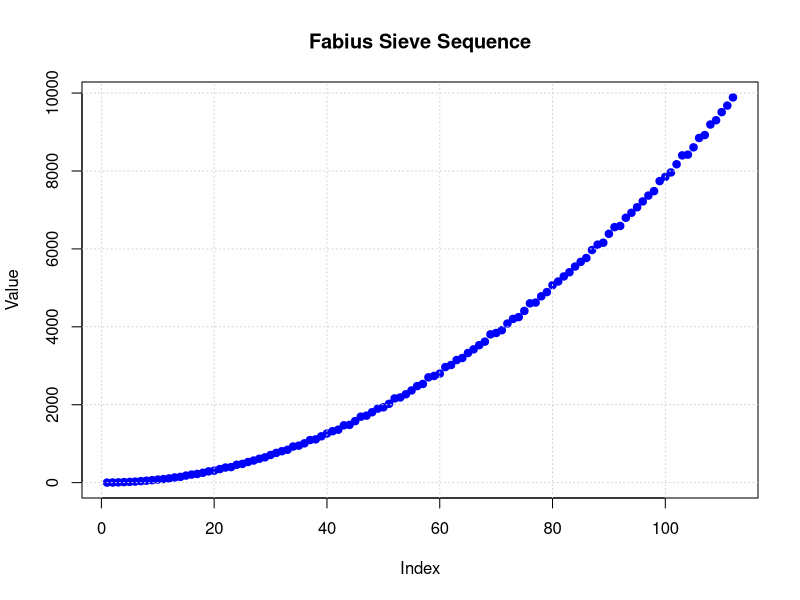
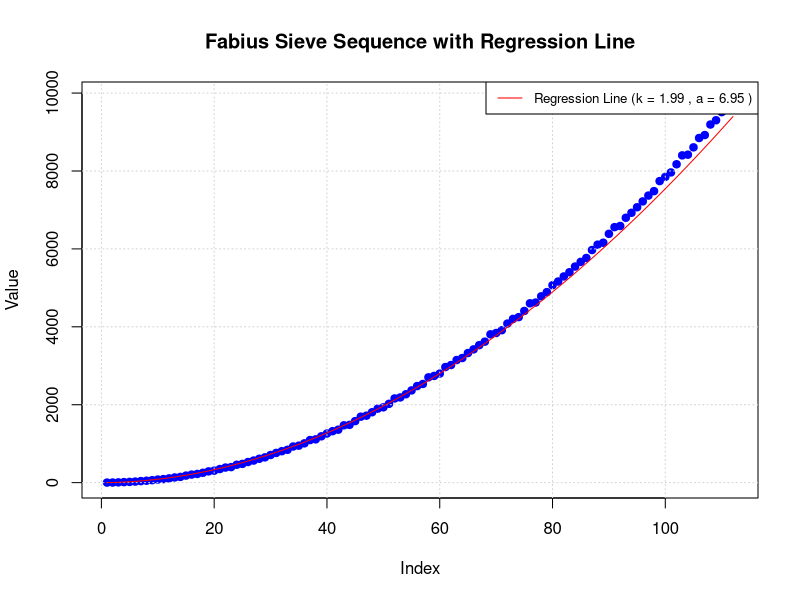

Write R code to recreate these figures, in order.
# Function to generate Fabius sieve sequence
fabius_sieve <- function(N) {
  sequence <- 1:N
  for (i in 2:N) {
    sequence <- sequence[-(i * (1:(N %/% i)))]
  }
  return(sequence)
}

N <- 10000
fabius_sequence <- fabius_sieve(N)
plot(fabius_sequence, type = "b", pch = 19, col = "blue",main = "Fabius Sieve Sequence", xlab = "Index", ylab = "Value")
grid()

data <- data.frame(index = seq_along(fabius_sequence), value = fabius_sequence)

# Step 1: Regression to estimate k
fit_k <- lm(log(value) ~ log(index), data = data)
k <- coef(fit_k)[2]

# Step 2: Regression to estimate a (using the guessed value for k)
data$log_index <- log(data$index)
data$log_value <- log(data$value)
data$predicted <- exp(predict(fit_k, newdata = data))

fit_a <- lm(log(value) ~ log(index) - 1, data = data)

# Extract the coefficients
a <- exp(coef(fit_a))

# Plot the sequence and regression line
plot(data$index, data$value, type = "b", pch = 19, col = "blue",
     main = "Fabius Sieve Sequence with Regression Line",
     xlab = "Index", ylab = "Value")

# Add gridlines for better visibility
grid()

# Add the regression line to the plot
lines(data$index, exp(predict(fit_a, newdata = data)), col = "red")

# Show the plot
legend("topright", legend = paste("Regression Line (k =", round(k, 2), ", a =", round(a, 2), ")"), col = "red", lty = 1, cex = 0.8)